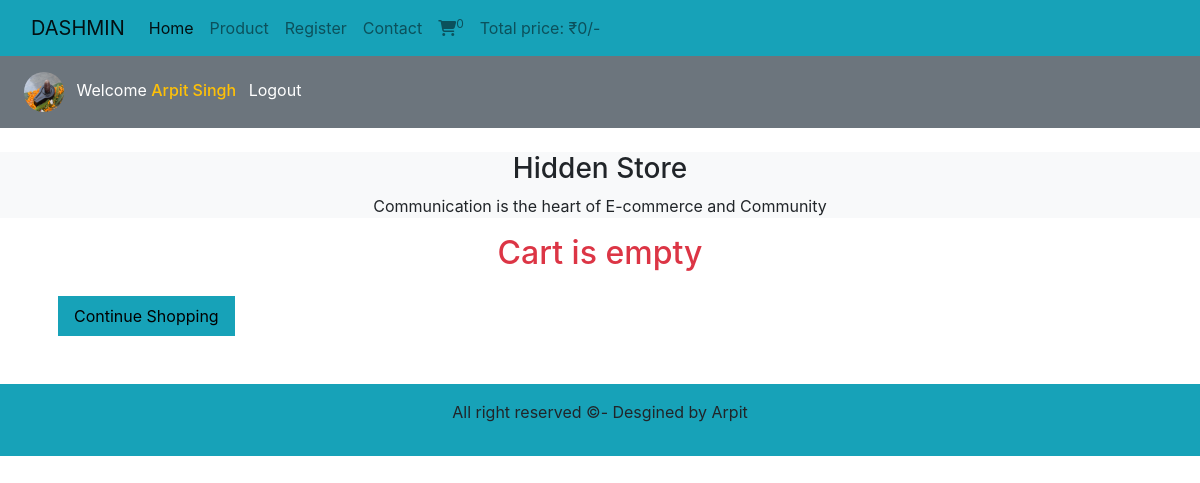
Page /cart.php (signed in) on the committed database.
### tables this page shows
CREATE TABLE `user_signup` (
  `uid` int(11) NOT NULL,
  `fname` varchar(255) NOT NULL,
  `lname` varchar(255) NOT NULL,
  `email` varchar(255) NOT NULL,
  `password` varchar(255) NOT NULL,
  `user_ip` varchar(255) NOT NULL,
  `role` varchar(255) NOT NULL,
  `gender` varchar(255) NOT NULL,
  `image` varchar(400) NOT NULL
);

### cart.php (the view, shortened to what this page needs)
<?php
include('includes/header.php');
include('functions/common_function.php');
if(isset($_SESSION['coustomer'])){
    $email = $_SESSION['coustomer'];
include('./config/connect.php');
$sql="SELECT * from user_signup where email = '$email'";
$result = mysqli_query($con,$sql);
$data = mysqli_fetch_assoc($result);
}
 ?>
<div class="container-fluid p-0">
            <nav class="navbar navbar-expand-lg navbar-light bg-info">
                <div class="container-fluid">
                    <a class="navbar-brand" href="index.php">DASHMIN</a>
                    <div class="collapse navbar-collapse" id="navbarSupportedContent">
                        <ul class="navbar-nav me-auto mb-2 mb-lg-0">
                            <li class="nav-item">
                                <a class="nav-link active" aria-current="page" href="index.php">Home</a>
                            </li>
                            <li class="nav-item">
                                <a class="nav-link" href="#">Product</a>
                            </li>
                            <li class="nav-item">
                                <a class="nav-link" href="signup.php">Register</a>
                            </li>
                            <li class="nav-item">
                                <a class="nav-link" href="contact.php">Contact</a>
                            </li>
                            <li class="nav-item">
                                <a class="nav-link" href="cart.php"><i class="fa-solid fa-cart-shopping"></i><sup><?php cart_iteam(); ?></sup></a>
                            </li>
                            <li class="nav-item">
                                <a class="nav-link" href="#">Total price: &#8377;<?php total_cart_price(); ?>/-</a>
                            </li>
                        </ul>
                    </div>
                </div>
            </nav>
            <nav class="navbar navbar-expand-lg navbar-dark bg-secondary ps-3">
            <ul class="navbar-nav d-flex bd-highlight">
                    <li class="nav-item p-2 flex-grow-1 bd-highlight">
                    <?php
                                if(isset($_SESSION['coustomer'])){
                                    $image = $data['image'];
                                    echo "<img src='./admin/assets/img/$image' class='rounded-circle' style='width:40px; height:40px;'>";
                                    }
                            ?>
                        <a class="nav-links text-decoration-none text-white ms-2" href="index.php">Welcome
                            <?php
                         if(isset($_SESSION['coustomer'])){
                         echo '<abbr title="click to logout"><a href="logout.php" class="text-decoration-none text-warning h6">'.ucfirst($data['fname'].$data['lname']).'</a></abbr>';  }
                         else{
                            echo "<span class='text-light h6'>Guest</span>";
                         }
                        ?>
                     </a>
                     <?php
                         if(isset($_SESSION['coustomer'])){
                          echo "<a class='nav-links text-decoration-none text-white ms-2' href='logout.php'>Logout</a>";
                         }
                         else{
                            echo "<a class='nav-links text-decoration-none text-white ms-2' href='login.php'>Login</a>";
                         }
                        ?>
                    </li>
                </ul>
            </nav>
</div>
            <div class="bg-light mt-4">
                <h3 class="text-center">Hidden Store</h3>
                <p class="text-center">Communication is the heart of E-commerce and Community</p>
            </div>
            <form action="" method="post">
            <div class="container">
                <div class="row">
                    <table class="table table-bordered text-center">
                            <?php
                                $get_ip_add = getIPAddress();
                                $total_price =0;
                                $cart_query ="select * from `cart_details` where ip_address ='$get_ip_add'";
                                $result = mysqli_query($con,$cart_query);
                                $result_count = mysqli_num_rows($result);
                                if($result_count>0){
                                    echo "<thead>
                                    <tr>
                                        <th>Product Title</th>
                                        <th>Product Image</th>
                                        <th>Quantity</th>
                                        <th>Total Price</th>
                                        <th>Remove</th>
                                        <th colspan='2'>Operations</th>
                                    </tr>
                                </thead>
                                <tbody>";
                               while($row = mysqli_fetch_array($result)) {
                                $product_id = $row['product_id'];
                                $select_products ="select * from `product` where pid ='$product_id'";
                                $result_products = mysqli_query($con,$select_products);
                                    while($row_product_price = mysqli_fetch_array($result_products)) {
                                    $product_price = array($row_product_price['price']);
                                    $price_table = $row_product_price['price'];
                                    $product_title = $row_product_price['pname'];
                                    $product_image = $row_product_price['image'];
                                    $product_values = array_sum($product_price);
                                    $total_price+= $product_values;
                            ?>
                            <tr>
                                <td class=" pt-2"><?php echo $product_title ?></td>
                                <td class=""><img src="./admin/assets/img/<?php echo $product_image ?>" style="width:80px; height:80px;"></td>
                                <td class="pt-5"><input type="text" name="qty" class="form-input w-50"></td>
                                <?php
                                $get_ip_add = getIPAddress();
                                if(isset($_POST['update_cart'])){
                                    $quantites = $_POST['qty'];
                                    $update_cart = "update `cart_details` set quantity = $quantites WHERE
                                    ip_address = '$get_ip_add'";
                                    $result_products_quantity = mysqli_query($con,$update_cart);
                                    $total_price=$total_price*$quantites;
                                }
                                ?>
                                <td class=" py-5">&#8377;<?php echo $price_table ?></td>
                                <td class=" py-5"><input type="checkbox" name="removeitem[]" value="<?php echo $product_id ?>"></td>
                                <td class="d-flex gap-2 border-0 py-5">
                                    <input type="submit" value="Update Cart" name="update_cart" class="btn btn-sm btn-primary">
                                    <input type="submit" value="Remove Cart" name="remove_cart" class="btn btn-sm btn-danger">
                                </td>
                            </tr>
                            <?php
                               }
                            }
                        }
                        else{
                            echo "<h2 class='text-center text-danger'>Cart is empty</h2>";
                        }
                            ?>
                    </table>
                    <div class="d-flex mb-5">
                        <?php
                            $get_ip_add = getIPAddress();
                            $cart_query ="select * from `cart_details` where ip_address ='$get_ip_add'";
                            $result = mysqli_query($con,$cart_query);
                            $result_count = mysqli_num_rows($result);
                            if($result_count>0){
                                echo " <h4 class='px-3'>Subtotal:<strong class='text-info'>$total_price/-</strong></h4>
                                <input type='submit' value='Continue Shopping' name='continue_shopping' class='bg-info px-3 py-2 mx-3 border-0'>
                                <button class='bg-secondary px-3 py-2 border-0 text-light'><a href='checkout.php' class=' text-light text-decoration-none'>Checkout</a></button>
                                ";
                            }
                            else{
                                echo "
                                <input type='submit' value='Continue Shopping' name='continue_shopping' class='bg-info px-3 py-2 mx-3 border-0'>";
                            }
                        ?>
                        </div>
                </div>
            </div>
            </form>
            <?php include('includes/footer.php'); ?>

### rows in the picture
user_signup: image (picture), fname "Arpit Singh"

### other values in the picture
$count_cart_items "0"
$total_price "0"
